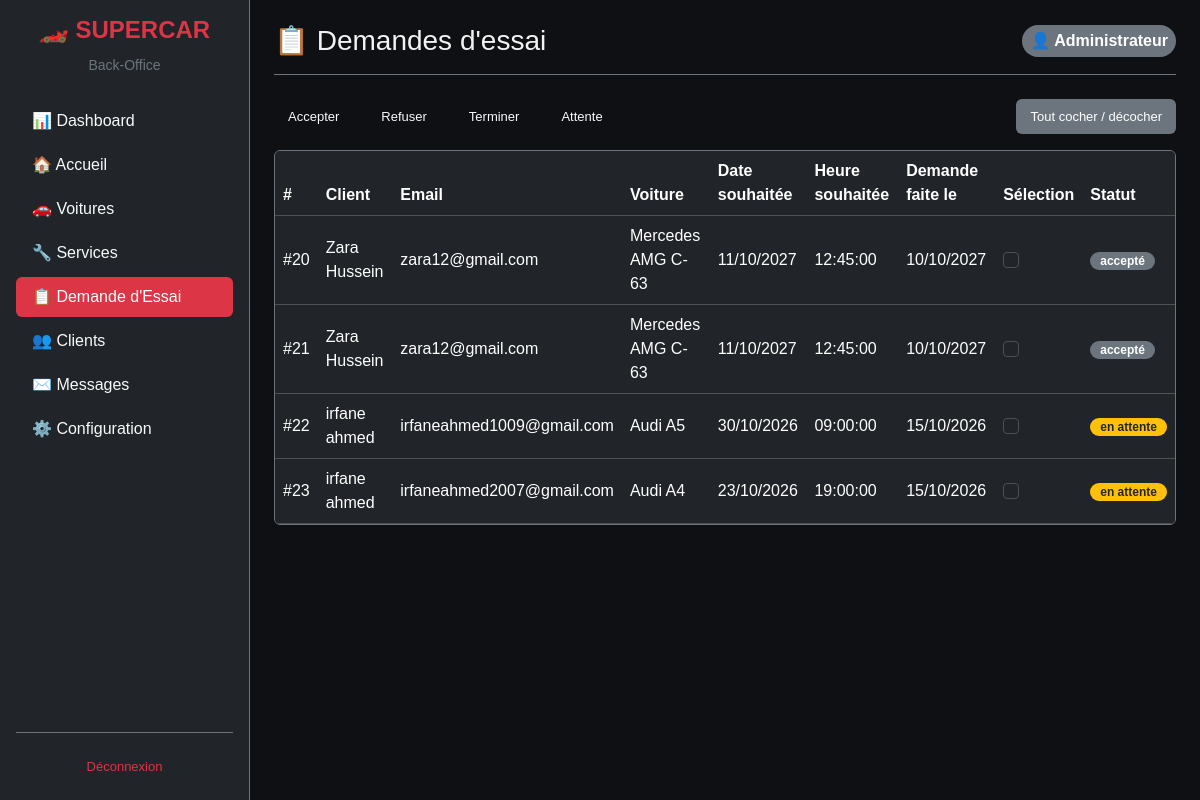
Screenshot of /code-source/admin/demandes.php (signed in) with the database file from the repository.
### tables this page shows
CREATE TABLE `demande_d_essai` (
  `idDemande` int(11) NOT NULL,
  `dateSouhaitee` date DEFAULT NULL,
  `status` varchar(50) DEFAULT 'en attente',
  `dateDemande` date DEFAULT NULL,
  `idVoiture` int(11) NOT NULL,
  `idClient` int(11) NOT NULL,
  `heureDemande` time DEFAULT current_timestamp()
);

CREATE TABLE `client` (
  `idClient` int(11) NOT NULL,
  `prenom` varchar(50) DEFAULT NULL,
  `email` varchar(100) DEFAULT NULL,
  `telephone` varchar(20) DEFAULT NULL,
  `nom` varchar(50) DEFAULT NULL,
  `inscrit` tinyint(1) DEFAULT 1,
  `dateInscription` date DEFAULT NULL
);

CREATE TABLE `marque` (
  `id_marque` int(11) NOT NULL,
  `nom` varchar(50) DEFAULT NULL
);

CREATE TABLE `voiture` (
  `idVoiture` int(11) NOT NULL,
  `annee` varchar(10) DEFAULT NULL,
  `modele` varchar(50) DEFAULT NULL,
  `puissance` varchar(50) DEFAULT NULL,
  `prix` varchar(50) DEFAULT NULL,
  `imageVoiture` varchar(255) DEFAULT NULL,
  `typeCarburant` varchar(50) DEFAULT NULL,
  `id_marque` int(11) NOT NULL,
  `estDansCarrousel` tinyint(1) DEFAULT 0
);

### code-source/admin/demandes.php (the view, shortened to what this page needs)
<?php
require_once '../connexion/dbconnexion.php';
require_once 'admin_layout.php';
$demandes = $conn->query("
    SELECT d.idDemande, d.dateSouhaitee, d.dateDemande, d.status,
           c.idClient, c.nom, c.prenom, c.email, d.heureDemande,
           v.modele, m.nom AS marque
    FROM demande_d_essai d
    JOIN client c ON c.idClient = d.idClient
    JOIN voiture v ON v.idVoiture = d.idVoiture
    JOIN marque m ON m.id_marque = v.id_marque
    WHERE d.status != 'terminée'
    ORDER BY d.dateDemande DESC
")->fetch_all(MYSQLI_ASSOC);
?>
<!DOCTYPE html>
<html lang="fr" data-bs-theme="dark">
<head>
  <link href="https://cdn.jsdelivr.net/npm/bootstrap@5.3.3/dist/css/bootstrap.min.css" rel="stylesheet" />
  <link rel="stylesheet" href="admin.css" />
</head>
<body>
  <div class="admin-layout d-flex flex-column flex-lg-row">
    <?= get_sidebar("demandes") ?>
    <main class="admin-main flex-grow-1 p-3 p-md-4">
      <div class="d-flex flex-wrap justify-content-between align-items-center mb-4 gap-2 border-bottom border-secondary pb-3">
        <h1 class="h3 m-0">📋 Demandes d'essai</h1>
        <div class="badge bg-secondary p-2 fs-6">👤 <?= htmlspecialchars($_SESSION['admin_nom']) ?></div>
      </div>
      <form method="POST">
        <div class="d-flex flex-wrap justify-content-between align-items-center mb-3 gap-2">
          <div class="d-flex flex-wrap gap-2">
            <?php
            $actions = [
              'Accepter' => 'acceptée',
              'Refuser'  => 'refusée',
              'Terminer' => 'terminée',
              'Attente'  => 'en attente'
            ];
            foreach ($actions as $action => $status):
            ?>
              <button name="status" value="<?= $status ?>" class="btn btn-outline-light btn-sm" type="submit">
                <?= ucfirst($action) ?>
              </button>
            <?php endforeach; ?>
          </div>
          <button type="button" onclick="cocher()" class="btn btn-secondary btn-sm">Tout cocher / décocher</button>
        </div>
        <div class="table-responsive card bg-dark border-secondary">
          <table class="table table-dark table-hover align-middle mb-0">
            <thead>
              <tr>
                <th>#</th>
                <th>Client</th>
                <th>Email</th>
                <th>Voiture</th>
                <th>Date souhaitée</th>
                <th>Heure souhaitée</th>
                <th>Demande faite le</th>
                <th>Sélection</th>
                <th>Statut</th>
              </tr>
            </thead>
            <tbody>
              <?php if (empty($demandes)): ?>
                <tr>
                  <td colspan="8" class="text-center text-secondary py-4">Aucune demande</td>
                </tr>
              <?php else: ?>
                <?php foreach ($demandes as $d): ?>
                  <tr>
                    <td>#<?= $d['idDemande'] ?></td>
                    <td><?= htmlspecialchars(trim(($d['prenom'] ?? '') . ' ' . ($d['nom'] ?? ''))) ?></td>
                    <td><?= htmlspecialchars($d['email'] ?? '—') ?></td>
                    <td><?= htmlspecialchars(($d['marque'] ?? '') . ' ' . ($d['modele'] ?? '')) ?></td>
                    <td><?= $d['dateSouhaitee'] ? date('d/m/Y', strtotime($d['dateSouhaitee'])) : '—' ?></td>
                    <td><?= htmlspecialchars($d['heureDemande'] ?? '—')  ?></td>
                    <td><?= $d['dateDemande'] ? date('d/m/Y', strtotime($d['dateDemande'])) : '—' ?></td>
                    <td>
                      <input type="checkbox" class="form-check-input case" name="demande_essai[]" value="<?= $d['idDemande'] ?>">
                    </td>
                    <?php
                    $statusText = strtolower(htmlspecialchars($d['status']));
                    $badgeClass = 'bg-secondary';
                    switch ($statusText) {
                      case 'en attente':
                        $badgeClass = 'bg-warning text-dark';
                        break;
                    }
                    ?>
                    <td>
                      <span class="badge <?= $badgeClass ?>"><?= htmlspecialchars($d['status']) ?></span>
                    </td>
                  </tr>
                <?php endforeach; ?>
              <?php endif; ?>
            </tbody>
          </table>
        </div>
      </form>
    </main>
  </div>
</body>
</html>

### code-source/admin/admin.css (style rules this page uses)
:root { --bg: #0f1014; --panel: #171922; --accent: #c81e3a; --cyan: #1e7bc8; --text: #f2f2f2; --muted: #9aa0a6; --green: #22c55e; --orange: #f59e0b; --mobile-width: 600px; }
* { box-sizing: border-box; font-family: Arial, Helvetica, sans-serif; margin: 0; padding: 0; }
body { background: var(--bg); color: var(--text); }
.admin-layout { display: flex; flex-direction: column; min-height: 100vh; }
@media (min-width: 992px) { .admin-layout { flex-direction: row; } }
.admin-main { flex-grow: 1; width: 100%; overflow-x: hidden; }
.admin-table-container, .table-responsive { width: 100%; overflow-x: auto; -webkit-overflow-scrolling: touch; }
.admin-main { padding: 32px 36px; }
.btn { padding: 8px 14px; border-radius: 6px; border: none; cursor: pointer; font-size: 13px; font-weight: 500; transition: opacity .15s; }
.btn+.btn { margin-left: 6px; }
.badge { display: inline-block; padding: 3px 10px; border-radius: 20px; font-size: 12px; font-weight: 600; }

### rows the page displays
demande_d_essai: idDemande "20", idClient.nom "Zara Hussein", idClient.email "zara12@gmail.com", marque.nom "Mercedes AMG C-63", dateSouhaitee "11/10/2027", heureDemande "12:45:00", dateDemande "10/10/2027", status "accepté"
demande_d_essai: idDemande "21", idClient.nom "Zara Hussein", idClient.email "zara12@gmail.com", marque.nom "Mercedes AMG C-63", dateSouhaitee "11/10/2027", heureDemande "12:45:00", dateDemande "10/10/2027", status "accepté"
demande_d_essai: idDemande "22", idClient.nom "irfane ahmed", idClient.email "irfaneahmed1009@gmail.com", marque.nom "Audi A5", dateSouhaitee "30/10/2026", heureDemande "09:00:00", dateDemande "15/10/2026", status "en attente"
demande_d_essai: idDemande "23", idClient.nom "irfane ahmed", idClient.email "irfaneahmed2007@gmail.com", marque.nom "Audi A4", dateSouhaitee "23/10/2026", heureDemande "19:00:00", dateDemande "15/10/2026", status "en attente"

### other values shown
$item['label'] "📊 Dashboard"
$item['label'] "🏠 Accueil"
$item['label'] "🚗 Voitures"
$item['label'] "🔧 Services"
$item['label'] "📋 Demande d'Essai"
$item['label'] "👥 Clients"
$item['label'] "✉️ Messages"
$item['label'] "⚙️ Configuration"
$_SESSION['admin_nom'] "Administrateur"
$action "Accepter"
$action "Refuser"
$action "Terminer"
$action "Attente"
